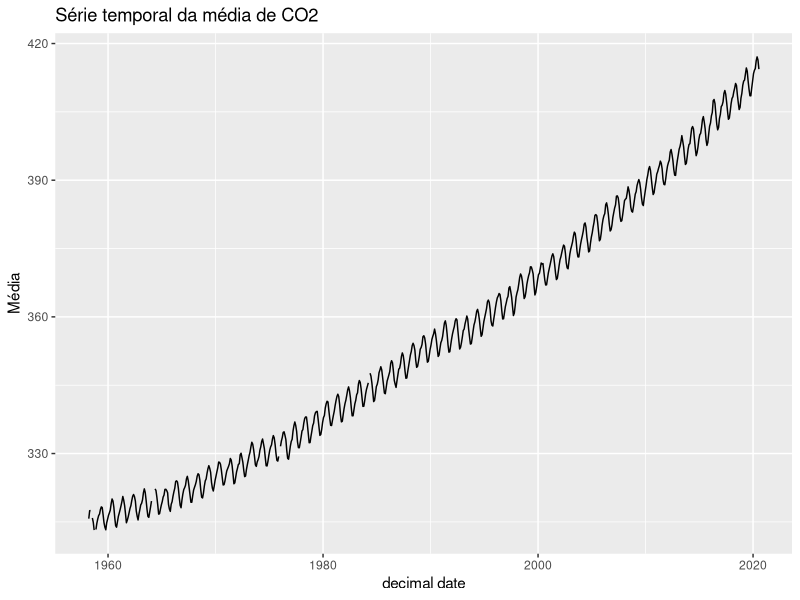

Generate this figure with R: (Note: this script raises an error after producing the figure.)
#exer 1
#falta explicar
library(readr)
library(ggplot2)

data <- read_csv("data/co2_mm_mlo (1).csv",na = '-99.99', comment = "#") #substituo por NA Todos os dados com -99.99 

data
#série temporal sendo o eixo x a data em decimal e y a média sem -99.99
p <- ggplot(data, aes(x=`decimal date`, y=average)) +
  geom_line() + 
  ylab("Média") +
  ggtitle("Série temporal da média de CO2")
p


meses <- c('Janeiro','Fevereiro','Março','Abril','Maio','Junho','Julho','Agosto','Setembro','Outubro','Novembro','Dezembro')
# verificando a sazonalidade por ano e podemos vericar que no meio da ano.
p <- ggplot(data, aes(x=month, y=average, color=as.factor(year))) +
  geom_line() + 
  xlab("")+
  ggtitle("Série temporal da média de  por ano") +
  scale_x_continuous(labels = meses[month])

p
#Primeira diferença remove não estacionariedade

p <- ggplot(data, aes(x=`decimal date`, y=c(0,diff(average,differences = 1)))) +
  geom_line() + 
  ylab("Média") +
  ggtitle("Série temporal da média de CO2")
p
